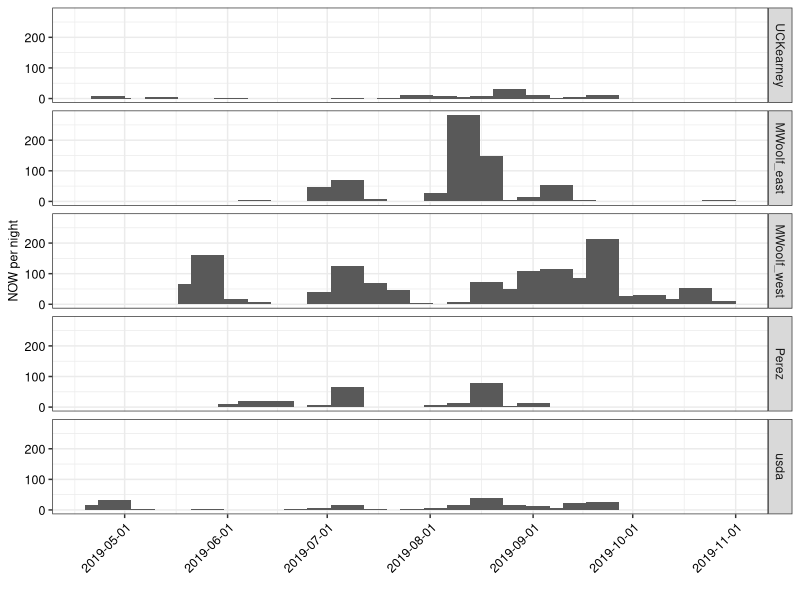
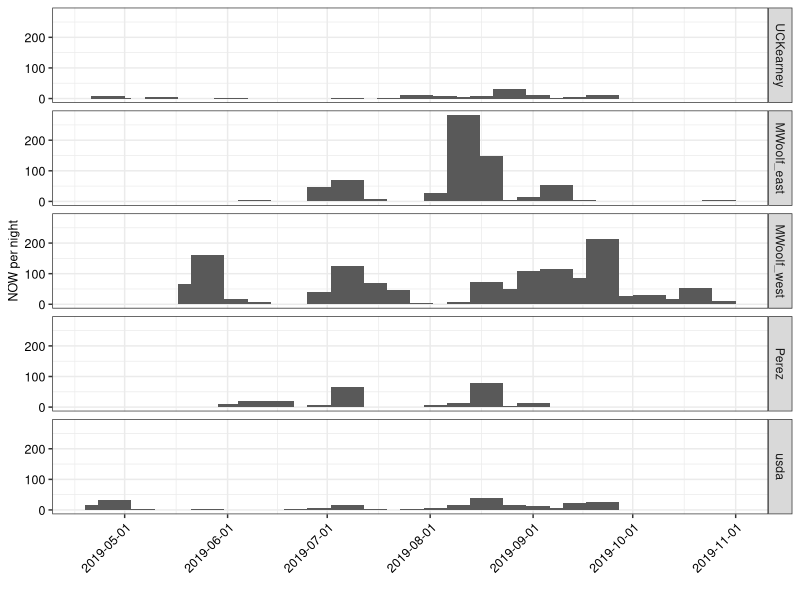

Source code (R) for these figures, in order:
#============================================================================
# script1_y19_plot_weeks_hour.R
#
# Explore 2019 field season data at half hour intervals from five TrapView
# stations
# PARTS
#  1. Read in data and recode for useful time values (line 17)
#       Not dealt with in useful manner until later script
#  2. Summarize data with tables and graphs (line 55)
#       Create daily profiles by site
#
#============================================================================

library(tidyverse) # Preferred dialect of R
library(lubridate) # Work with Dates
library(timechange)

#-- 1. Read in data and recode for useful time values -----------------------

### Retrieve the 2019 data set
allsites <- read_csv("./data/allsites_y19.csv")
allsites
# A tibble: 38,202 x 6
#   datetime            pest_nmbr pest_dif reviewed event site     
#   <dttm>                  <dbl>    <dbl> <chr>    <chr> <chr>    
# 1 2019-04-26 13:56:00         7        7 Yes      NA    UCKearney
# 2 2019-04-26 14:56:00         7        0 Yes      NA    UCKearney

### NB See 2020 script. We have to tell R that these time values are 
### California local time and not UTC

### Store local time zone in memory for subsequent steps
localtz <- "America/Los_Angeles"

### Get Date and Minutes from midnight
attr(allsites$datetime, "tzone")
# [1] "UTC"
# Even though the data from Trapview show correct times for PDT 
# (aka. "America/Los_Angeles"), the timezone attribute shows UTC. 
# If we don't use a function to change this it will mess up datetime math
allsites$datetime <- time_force_tz(allsites$datetime, tz = localtz)
attr(allsites$datetime, "tzone")
# attr(allsites$datetime, "tzone")
# See also algorith in  test_timechange.R for setting 24:00 to local sundown

allsites$caldate <- as.Date(allsites$datetime) # Date-only variable

allsites <- allsites %>%  # Midnight for that date
  mutate(midnite = make_datetime(year(datetime),
                                 month(datetime),
                                 day(datetime),0,0,0,localtz))

# Find minutes from midnight
allsites$elapsed_min <- as.numeric(allsites$datetime - allsites$midnite)/60

# Use integer division to bin by hour
allsites$hr <- allsites$elapsed_min%/%60

# Get Julian date and epiweek (Day as 1-365 and week as 1-52)
allsites$julian <- yday(allsites$caldate)
allsites$wk <- epiweek(allsites$caldate)

# variables as rows, shows data types
glimpse(allsites)

# Get site as factor
allsites$site <- factor(allsites$site, levels = unique(allsites$site))

#-- 2. Summarize data with tables and graphs  -------------------------------

### Summarize counts per week as a table
Obs_by_date <- allsites %>% 
  group_by(wk,caldate,site) %>% 
  summarize(nObs = sum(pest_dif)) %>% 
  spread(key = site, value = nObs)

#write.csv(Obs_by_date,"./data/table_counts_wk_by_site.csv")

### Creat a plot of counts by week
wkly <- allsites %>% 
  group_by(wk,caldate,site) %>% 
  summarize(Date = min(caldate),
            orangeworm = sum(pest_dif))
wkly2 <- wkly %>% 
  group_by(wk,site) %>% 
  summarize(Date = min(Date),
            orangeworm = sum(orangeworm))

plot_wkly_by_site <- ggplot(wkly2, aes(x = Date,y = orangeworm)) +
  geom_col(width = 10) +
  facet_grid(site ~ .) +
# any width over 3.0 gives a warning about non-overlapping x intervals
# I think it looks better with width = 5.0
  theme_bw() +
  scale_x_date(date_breaks = "1 month") + #, date_labels = "%B")
  xlab("") +
  ylab("NOW per night") +
  theme(axis.text.x = element_text(color = "black", size = 9, angle = 45, hjust = 1),
        axis.text.y = element_text(color = "black", size = 9),
        axis.title.x = element_text(color = "black", size = 9),
        axis.title.y = element_text(color = "black", size = 9),
        legend.title = element_text(color = "black", size = 14),
        legend.text = element_text(color = "black", size = 14))

plot_wkly_by_site

ggsave(filename = "Y19_trapview_wkly_by_site.jpg", plot_wkly_by_site, path = "./results",
       width = 5.83, height = 5.83, dpi = 300, units = "in", device='jpg')


### Mess--see how handled for 2020
# hrly <- allsites %>%
#   group_by(wk,site,hr) %>%
#   summarise(Count = sum(pest_dif, na.rm = TRUE))
# 
# hrly_by_week <- ggplot(hrly, aes(x = hr, y = Count)) +
#   geom_col() +
#   scale_y_continuous(breaks = c(0,80)) +
#   facet_grid(wk ~ site) +
#   theme_bw() +
#   xlab("Hour of day") +
#   ylab("NOW captured") +
#   theme(axis.text.x = element_text(color = "black", size = 10),
#         axis.text.y = element_text(color = "black", size = 8),
#         axis.title.x = element_text(color = "black", size = 10),
#         axis.title.y = element_text(color = "black", size = 10),
#         legend.title = element_text(color = "black", size = 14),
#         legend.text = element_text(color = "black", size = 14))
# 
# hrly_by_week
# 
# ggsave(filename = "Y19_hrly_by_week.jpg", hrly_by_week, path = "./output",
#        width = 7.5, height = 7.5, dpi = 300, units = "in", device='jpg')


